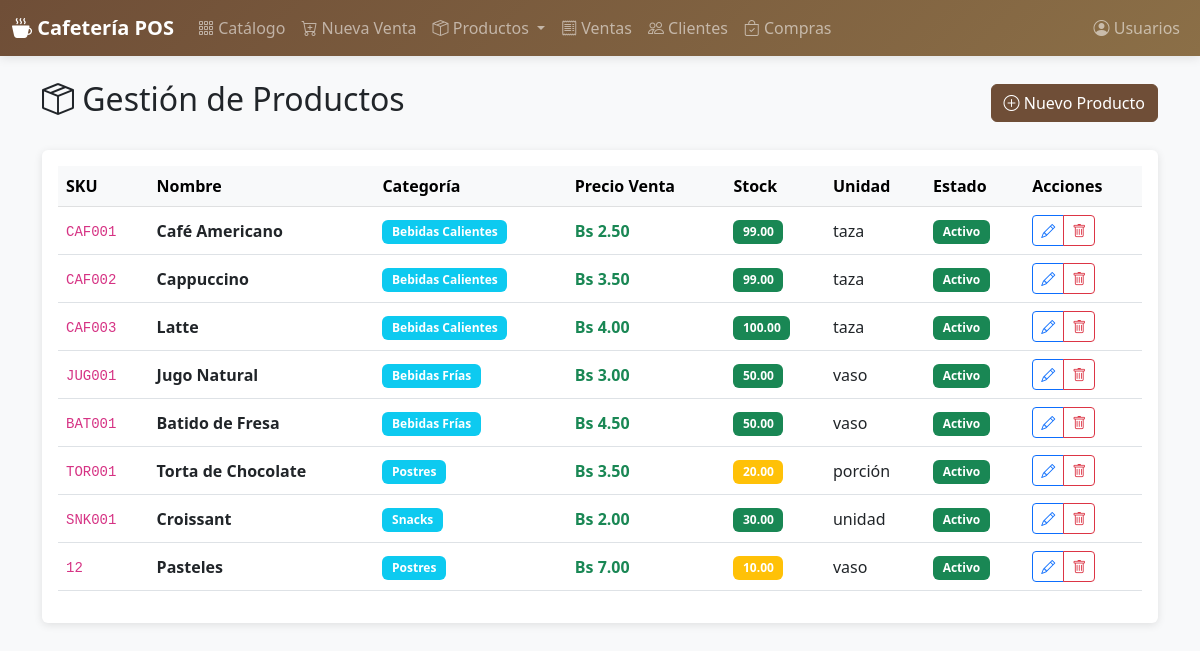
/productos/, run on the app's committed database.
### models.py (models this page shows)
class Producto(db.Model):
    __tablename__ = 'products'
    id = db.Column(db.Integer, primary_key=True)
    categoria_id = db.Column('category_id', db.Integer,
                             db.ForeignKey('product_categories.id'))
    sku = db.Column(db.String(80), unique=True)
    nombre = db.Column('name', db.String(200), nullable=False)
    descripcion = db.Column('description', db.Text)
    unidad = db.Column('unit', db.String(30))
    precio_costo = db.Column('cost_price', db.Numeric(12, 2))
    precio_venta = db.Column('sale_price', db.Numeric(12, 2), nullable=False)
    stock = db.Column(db.Numeric(12, 2), default=0)
    activo = db.Column('active', db.Boolean, default=True)
    creado_en = db.Column('created_at', db.DateTime, default=datetime.utcnow)

class CategoriaProducto(db.Model):
    __tablename__ = 'product_categories'
    id = db.Column(db.Integer, primary_key=True)
    nombre = db.Column('name', db.String(120), nullable=False)
    descripcion = db.Column('description', db.Text)
    creado_en = db.Column('created_at', db.DateTime, default=datetime.utcnow)
    productos = db.relationship('Producto', backref='categoria', lazy=True)

### routes/productos.py (the view)
@bp.route('/')
def listar():
    productos = Producto.query.filter_by(activo=True).all()
    return render_template('productos/listar.html', productos=productos)

### templates/productos/listar.html (shortened to what this page needs)
{% extends "base.html" %}
{% block content %}
<div class="d-flex justify-content-between align-items-center mb-4">
    <h2><i class="bi bi-box-seam"></i> Gestión de Productos</h2>
    <a href="{{ url_for('productos.nuevo') }}" class="btn btn-primary">
        <i class="bi bi-plus-circle"></i> Nuevo Producto
    </a>
</div>
<div class="card">
    <div class="card-body">
        <div class="table-responsive">
            <table class="table table-hover align-middle">
                <thead class="table-light">
                    <tr>
                        <th>SKU</th>
                        <th>Nombre</th>
                        <th>Categoría</th>
                        <th>Precio Venta</th>
                        <th>Stock</th>
                        <th>Unidad</th>
                        <th>Estado</th>
                        <th>Acciones</th>
                    </tr>
                </thead>
                <tbody>
                    {% for producto in productos %}
                    <tr>
                        <td><code>{{ producto.sku }}</code></td>
                        <td><strong>{{ producto.nombre }}</strong></td>
                        <td>
                            {% if producto.categoria %}
                            <span class="badge bg-info">{{ producto.categoria.nombre }}</span>
                            {% endif %}
                        </td>
                        <td class="text-success fw-bold">Bs {{ "%.2f"|format(producto.precio_venta) }}</td>
                        <td>
                            {% if producto.stock < 10 %}
                            <span class="badge bg-danger">{{ producto.stock }}</span>
                            {% elif producto.stock < 30 %}
                            <span class="badge bg-warning">{{ producto.stock }}</span>
                            {% else %}
                            <span class="badge bg-success">{{ producto.stock }}</span>
                            {% endif %}
                        </td>
                        <td>{{ producto.unidad }}</td>
                        <td>
                            {% if producto.activo %}
                            <span class="badge bg-success">Activo</span>
                            {% else %}
                            <span class="badge bg-secondary">Inactivo</span>
                            {% endif %}
                        </td>
                        <td>
                            <div class="btn-group btn-group-sm">
                                <a href="{{ url_for('productos.editar', id=producto.id) }}"
                                   class="btn btn-outline-primary" title="Editar">
                                    <i class="bi bi-pencil"></i>
                                </a>
                                <a href="{{ url_for('productos.eliminar', id=producto.id) }}"
                                   class="btn btn-outline-danger"
                                   onclick="return confirm('¿Está seguro de eliminar este producto?')"
                                   title="Eliminar">
                                    <i class="bi bi-trash"></i>
                                </a>
                            </div>
                        </td>
                    </tr>
                    {% endfor %}
                </tbody>
            </table>
        </div>
    </div>
</div>
{% endblock %}

### templates/base.html (shortened to what this page needs)
<!DOCTYPE html>
<html lang="es">
<head>
    <link href="https://cdn.jsdelivr.net/npm/bootstrap@5.3.0/dist/css/bootstrap.min.css" rel="stylesheet">
    <link rel="stylesheet" href="https://cdn.jsdelivr.net/npm/bootstrap-icons@1.11.0/font/bootstrap-icons.css">
</head>
<body class="bg-light">
    <nav class="navbar navbar-expand-lg navbar-dark">
        <div class="container-fluid">
            <a class="navbar-brand fw-bold" href="/">
                <i class="bi bi-cup-hot-fill"></i> Cafetería POS
            </a>
            <div class="collapse navbar-collapse" id="navbarNav">
                <ul class="navbar-nav me-auto">
                    <li class="nav-item">
                        <a class="nav-link" href="{{ url_for('productos.catalogo') }}">
                            <i class="bi bi-grid-3x3-gap"></i> Catálogo
                        </a>
                    </li>
                    <li class="nav-item">
                        <a class="nav-link" href="{{ url_for('ventas.nueva') }}">
                            <i class="bi bi-cart-plus"></i> Nueva Venta
                        </a>
                    </li>
                    <li class="nav-item dropdown">
                        <a class="nav-link dropdown-toggle" href="#" role="button" data-bs-toggle="dropdown">
                            <i class="bi bi-box-seam"></i> Productos
                        </a>
                    </li>
                    <li class="nav-item">
                        <a class="nav-link" href="{{ url_for('ventas.listar') }}">
                            <i class="bi bi-receipt"></i> Ventas
                        </a>
                    </li>
                    <li class="nav-item">
                        <a class="nav-link" href="{{ url_for('clientes.listar') }}">
                            <i class="bi bi-people"></i> Clientes
                        </a>
                    </li>
                    <li class="nav-item">
                        <a class="nav-link" href="{{ url_for('compras.listar') }}">
                            <i class="bi bi-bag-check"></i> Compras
                        </a>
                    </li>
                </ul>
                <ul class="navbar-nav">
                    <li class="nav-item">
                        <a class="nav-link" href="{{ url_for('usuarios.listar') }}">
                            <i class="bi bi-person-circle"></i> Usuarios
                        </a>
                    </li>
                </ul>
            </div>
        </div>
    </nav>
    <div class="container my-4">
        {% block content %}{% endblock %}
    </div>
</body>
</html>

### templates/base.html (style rules this page uses)
:root { --primary-color: #6f4e37; --secondary-color: #8b6f47; --accent-color: #d4a574; }
.navbar { background: linear-gradient(135deg, var(--primary-color) 0%, var(--secondary-color) 100%); box-shadow: 0 2px 10px rgba(0,0,0,0.1); }
.card { border: none; box-shadow: 0 2px 8px rgba(0,0,0,0.1); transition: transform 0.2s, box-shadow 0.2s; }
.btn-primary { background-color: var(--primary-color); border-color: var(--primary-color); }
.badge { padding: 0.5em 0.8em; }

### data on the page
Producto: sku "CAF001", nombre "Café Americano", categoria.nombre "Bebidas Calientes", precio_venta "2.50", stock "99.00", unidad "taza", active "Activo"
Producto: sku "CAF002", nombre "Cappuccino", categoria.nombre "Bebidas Calientes", precio_venta "3.50", stock "99.00", unidad "taza", active "Activo"
Producto: sku "CAF003", nombre "Latte", categoria.nombre "Bebidas Calientes", precio_venta "4.00", stock "100.00", unidad "taza", active "Activo"
Producto: sku "JUG001", nombre "Jugo Natural", categoria.nombre "Bebidas Frías", precio_venta "3.00", stock "50.00", unidad "vaso", active "Activo"
Producto: sku "BAT001", nombre "Batido de Fresa", categoria.nombre "Bebidas Frías", precio_venta "4.50", stock "50.00", unidad "vaso", active "Activo"
Producto: sku "TOR001", nombre "Torta de Chocolate", categoria.nombre "Postres", precio_venta "3.50", stock "20.00", unidad "porción", active "Activo"
Producto: sku "SNK001", nombre "Croissant", categoria.nombre "Snacks", precio_venta "2.00", stock "30.00", unidad "unidad", active "Activo"
Producto: sku "12", nombre "Pasteles", categoria.nombre "Postres", precio_venta "7.00", stock "10.00", unidad "vaso", active "Activo"
